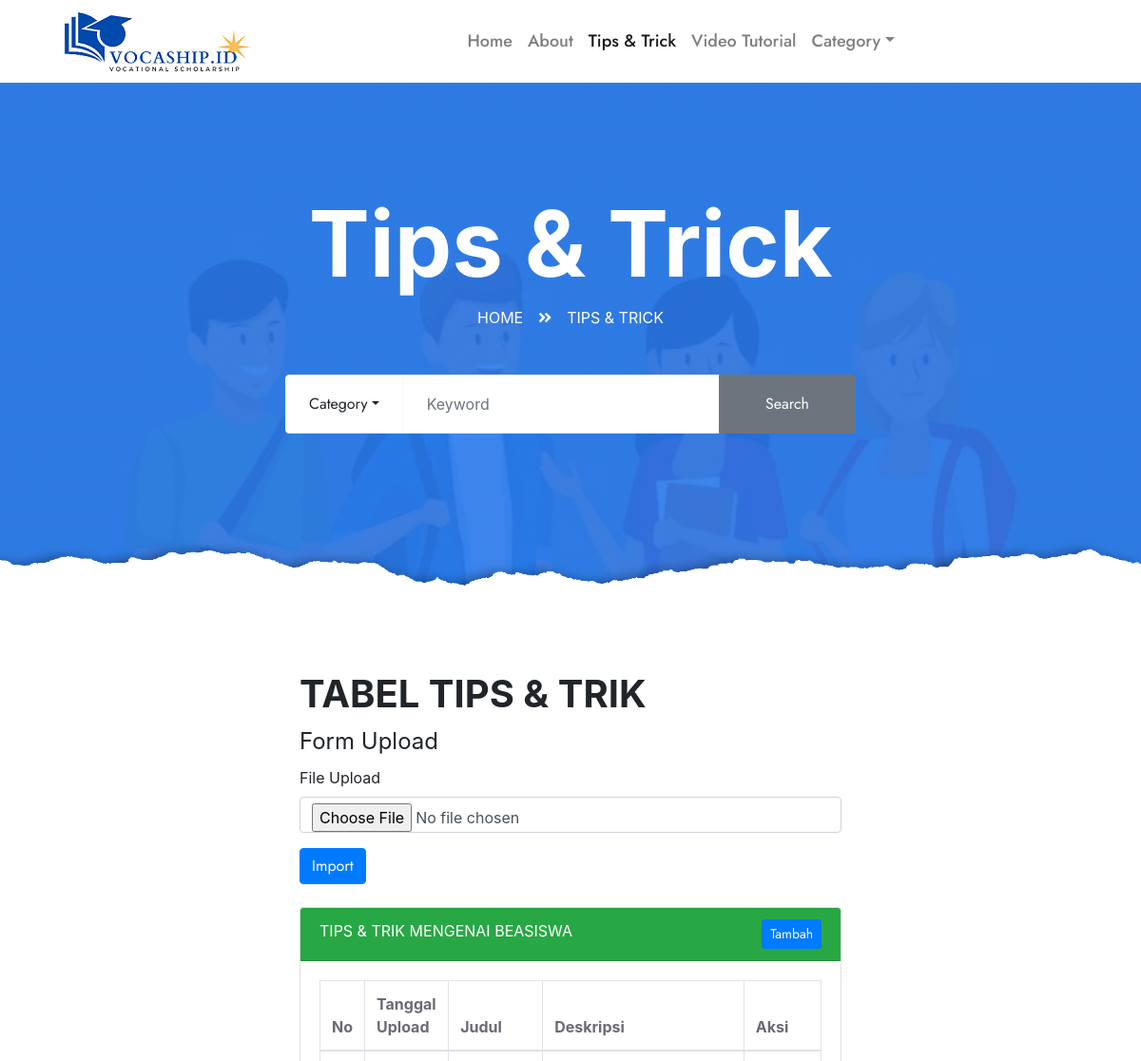
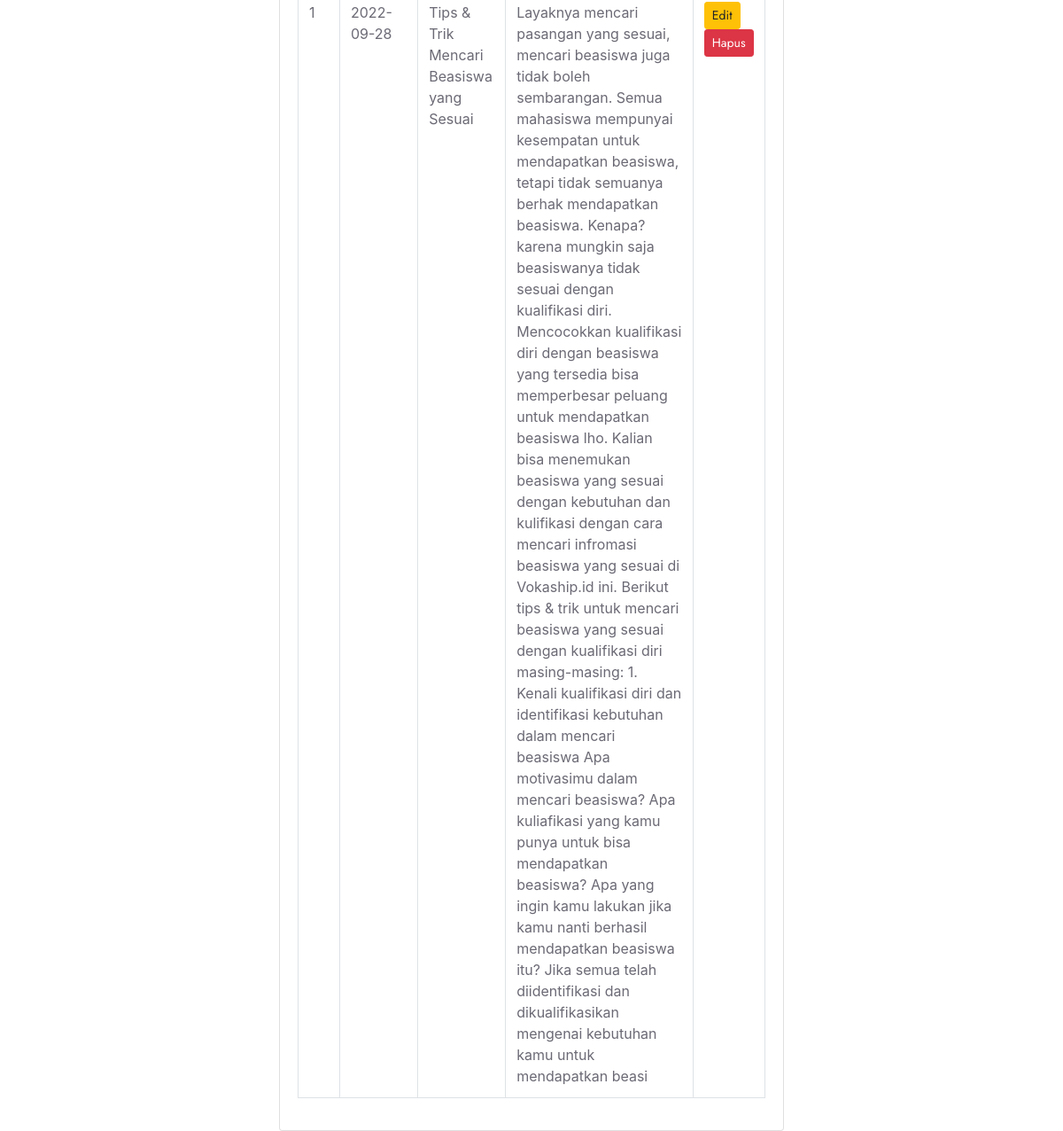
The app's page /indexcrud.php (signed in) with its own data (2 pictures, top to bottom).
### tables this page shows
CREATE TABLE `tipsntrik` (
  `id` int(11) NOT NULL,
  `tanggal_upload` varchar(30) NOT NULL,
  `judul` varchar(50) NOT NULL,
  `deskripsi` varchar(1000) NOT NULL
);

### indexcrud.php (the view, shortened to what this page needs)
<!DOCTYPE html>
<html>
<head>
    <link href="https://cdnjs.cloudflare.com/ajax/libs/font-awesome/5.10.0/css/all.min.css" rel="stylesheet">
    <link href="lib/owlcarousel/assets/owl.carousel.min.css" rel="stylesheet">
    <link href="css/style.css" rel="stylesheet">
</head>
<link rel="stylesheet" type="text/css" href="assets/css/bootstrap.min.css">
<body>
    <div class="container-fluid p-0">
        <nav class="navbar navbar-expand-lg bg-white navbar-light py-3 py-lg-0 px-lg-5">
            <a href="index.html" class="navbar-brand ml-lg-3">
                <img src="img/logo-croped.png"/>
            </a>
            <div class="collapse navbar-collapse justify-content-between px-lg-3" id="navbarCollapse">
                <div class="navbar-nav mx-auto py-0">
                    <a href="index.html" class="nav-item nav-link">Home</a>
                    <a href="about.html" class="nav-item nav-link">About</a>
                    <a href="tips.html" class="nav-item nav-link active">Tips & Trick</a>
                    <a href="video.html" class="nav-item nav-link">Video Tutorial</a>
                    <div class="nav-item dropdown">
                        <a href="#" class="nav-link dropdown-toggle" data-toggle="dropdown">Category</a>
                    </div>
                </div>
            </div>
        </nav>
    </div>
    <div class="jumbotron jumbotron-fluid page-header position-relative overlay-bottom" style="margin-bottom: 90px;">
        <div class="container text-center py-5">
            <h1 class="text-white display-1">Tips & Trick</h1>
            <div class="d-inline-flex text-white mb-5">
                <p class="m-0 text-uppercase"><a class="text-white" href="index.html">Home</a></p>
                <i class="fa fa-angle-double-right pt-1 px-3"></i>
                <p class="m-0 text-uppercase">Tips & Trick</p>
            </div>
            <div class="mx-auto mb-5" style="width: 100%; max-width: 600px;">
                <div class="input-group">
                    <div class="input-group-prepend">
                        <button class="btn btn-outline-light bg-white text-body px-4 dropdown-toggle" type="button" data-toggle="dropdown"
                            aria-haspopup="true" aria-expanded="false">Category</button>
                    </div>
                    <input type="text" class="form-control border-light" style="padding: 30px 25px;" placeholder="Keyword">
                    <div class="input-group-append">
                        <button class="btn btn-secondary px-4 px-lg-5">Search</button>
                    </div>
                </div>
            </div>
        </div>
    </div>
	<div class="container col-md-6 mt-4">
		<h1>TABEL TIPS & TRIK</h1>
        <fieldset>
        <legend>Form Upload</legend>
        <form method="post" enctype="multipart/form-data" action="proses.php">
            <div class="form-group">
                <label for="exampleInputFile">File Upload</label>
                <input type="file" name="berkas_excel" class="form-control" id="exampleInputFile">
            </div>
            <button type="submit" class="btn btn-primary">Import</button>
        </form>
        </fieldset>
        <br/>
		<div class="card">
			<div class="card-header bg-success text-white ">
				TIPS & TRIK MENGENAI BEASISWA <a href="tambah.php" class="btn btn-sm btn-primary float-right">Tambah</a>
			</div>
			<div class="card-body">
				<table class="table table-bordered">
					<thead>
						<tr>
							<th>No</th>
							<th>Tanggal Upload</th>
							<th>Judul</th>
							<th>Deskripsi</th>
							<th>Aksi</th>
						</tr>
					</thead>
					<tbody>
						<?php
							include('koneksi.php');
							$datas = mysqli_query($koneksi, "select * from tipsntrik") or die(mysqli_error($koneksi));
							$no = 1;
							while($row = mysqli_fetch_assoc($datas)) {
						?>
					<tr>
						<td><?= $no; ?></td>
						<td><?= $row['tanggal_upload'];  ?></td>
						<td><?= $row['judul']; ?></td>
						<td><?= $row['deskripsi']; ?></td>
						<td>
								<a href="edit.php?id=<?= $row['id']; ?>" class="btn btn-sm btn-warning">Edit</a>
								<a href="hapus.php?id=<?= $row['id']; ?>" class="btn btn-sm btn-danger" onclick="return confirm('anda yakin ingin hapus?');">Hapus</a>
						</td>
					</tr>
						<?php $no++; } ?>
					</tbody>
				</table>
			</div>
		</div>
	</div>
</body>
</html>

### records on screen
tipsntrik: tanggal_upload "2022-09-28", judul "Tips & Trik Mencari Beasiswa yang Sesuai", deskripsi "Layaknya mencari pasangan yang sesuai, mencari beasiswa juga tidak boleh sembarangan. Semua mahasiswa mempunyai kesempatan untuk mendapatkan beasiswa, tetapi tidak semuanya berhak mendapatkan beasiswa. Kenapa? karena mungkin saja beasiswanya tidak sesuai dengan kualifikasi diri. Mencocokkan kualifikasi diri dengan beasiswa yang tersedia bisa memperbesar peluang untuk mendapatkan beasiswa lho. Kalian bisa menemukan beasiswa yang sesuai dengan kebutuhan dan kulifikasi dengan cara mencari infromasi beasiswa yang sesuai di Vokaship.id ini. Berikut tips & trik untuk mencari beasiswa yang sesuai dengan kualifikasi diri masing-masing: 1. Kenali kualifikasi diri dan identifikasi kebutuhan dalam…"
